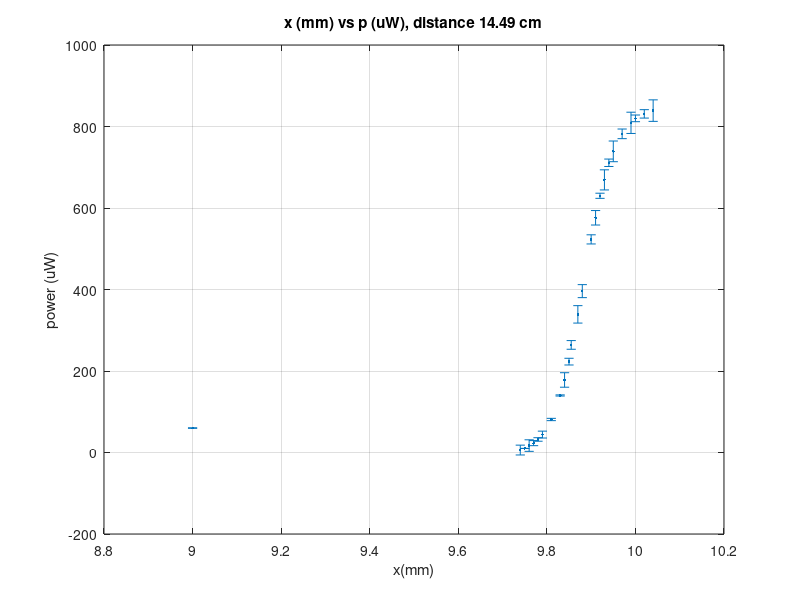
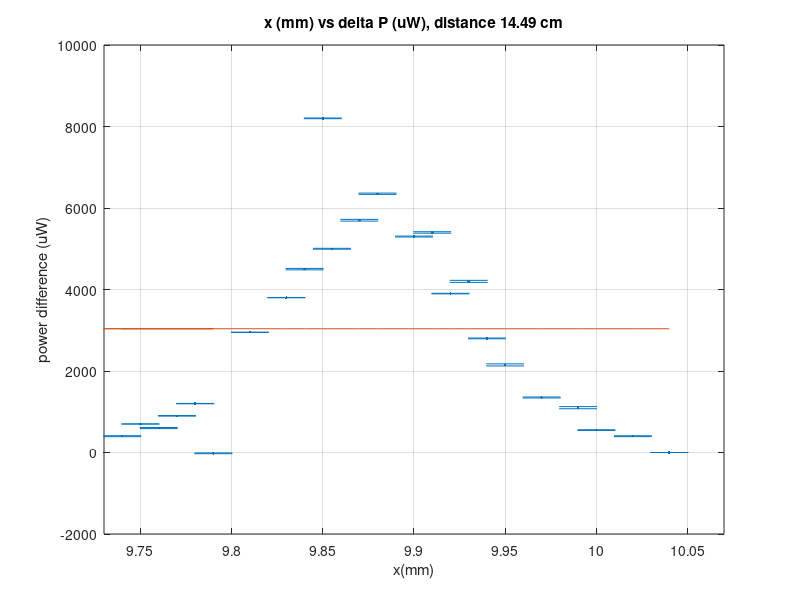

Write the MATLAB code that produced these figures, in order.
%
%Beam waist 14.49
%
close all;
clear all;

x=[
    10.040
10.020
10.000
9.990
9.970
9.950
9.940
9.930
9.920
9.910
9.900
9.880
9.870
9.855
9.850
9.840
9.830
9.810
9.000
9.790
9.780
9.770
9.760
9.750
9.740
];

xError = [
    0.02886751346
0.02886751346
0.02886751346
0.02886751346
0.02886751346
0.02886751346
0.02886751346
0.02886751346
0.02886751346
0.02886751346
0.02886751346
0.02886751346
0.02886751346
0.02886751346
0.02886751346
0.02886751346
0.02886751346
0.02886751346
0.02886751346
0.02886751346
0.02886751346
0.02886751346
0.02886751346
0.02886751346
0.02886751346

];

p=[839
831
820
809
782
739
711
669
630
576
523
396
339
264
223
178
140
81
60
44
32
23
17
10
6 ];

pError=[
    26.39
10.31
8.2
26.09
11.82
25.39
9.11
24.69
6.3
17.76
11.23
15.96
21.39
10.64
8.23
17.78
1.4
2.81
0.6
8.44
4.32
6.23
14.17
0.1
12.06
 ];

errorbar(x,p,pError,'.');
grid on;
title("x (mm) vs p (uW), distance 14.49 cm");
xlabel("x(mm)");
ylabel("power (uW)");


%
%seems tough to fit. will fit derivative
%

deriv =[];
deriverror=[];

for i=2:length(x)
    deriv(i)=(p(i)-p(i-1))/(x(i)-x(i-1));
    deriverror(i)=sqrt(pError(i)^2 +xError(i)^2);
end

figure;

%finding the line that will intersect with the 1/e value of the derivative
y=[];
for i=1:length(deriv)
    y(i) = (1/2.7)*max(deriv);
end

%plot(deriv);
errorbar(x,deriv,deriverror,'.'); hold on;
plot(x, y);
xlim([9.73, 10.07]);
grid on;
title("x (mm) vs delta P (uW), distance 14.49 cm");
xlabel("x(mm)");
ylabel("power difference (uW)");

%now use cftool to fit this curve